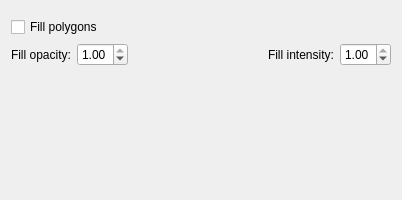
<?xml version="1.0" encoding="UTF-8"?>
<ui version="4.0">
 <class>TopologyGeometryResolverLayerOptionsWidget</class>
 <widget class="QWidget" name="TopologyGeometryResolverLayerOptionsWidget">
  <property name="geometry">
   <rect>
    <x>0</x>
    <y>0</y>
    <width>402</width>
    <height>200</height>
   </rect>
  </property>
  <layout class="QVBoxLayout" name="verticalLayout">
   <item>
    <widget class="QWidget" name="draw_style_placeholder_widget" native="true"/>
   </item>
   <item>
    <widget class="QCheckBox" name="fill_polygons">
     <property name="text">
      <string>Fill polygons</string>
     </property>
    </widget>
   </item>
   <item>
    <layout class="QHBoxLayout" name="fill_opacity_intensity_layout">
     <item>
      <widget class="QLabel" name="fill_opacity_label">
       <property name="text">
        <string>Fill opacity:</string>
       </property>
      </widget>
     </item>
     <item>
      <widget class="QDoubleSpinBox" name="fill_opacity_spinbox">
       <property name="maximum">
        <double>1.000000000000000</double>
       </property>
       <property name="singleStep">
        <double>0.040000000000000</double>
       </property>
       <property name="value">
        <double>1.000000000000000</double>
       </property>
      </widget>
     </item>
     <item>
      <spacer name="horizontalSpacer">
       <property name="orientation">
        <enum>Qt::Horizontal</enum>
       </property>
       <property name="sizeHint" stdset="0">
        <size>
         <width>40</width>
         <height>20</height>
        </size>
       </property>
      </spacer>
     </item>
     <item>
      <widget class="QLabel" name="fill_intensity_label">
       <property name="text">
        <string>Fill intensity:</string>
       </property>
      </widget>
     </item>
     <item>
      <widget class="QDoubleSpinBox" name="fill_intensity_spinbox">
       <property name="maximum">
        <double>1.000000000000000</double>
       </property>
       <property name="singleStep">
        <double>0.040000000000000</double>
       </property>
       <property name="value">
        <double>1.000000000000000</double>
       </property>
      </widget>
     </item>
    </layout>
   </item>
   <item>
    <spacer name="verticalSpacer">
     <property name="orientation">
      <enum>Qt::Vertical</enum>
     </property>
     <property name="sizeHint" stdset="0">
      <size>
       <width>0</width>
       <height>0</height>
      </size>
     </property>
    </spacer>
   </item>
  </layout>
 </widget>
 <resources>
  <include location="../qt-resources/qt_widgets.qrc"/>
  <include location="../qt-resources/qt_widgets.qrc"/>
 </resources>
 <connections/>
</ui>
